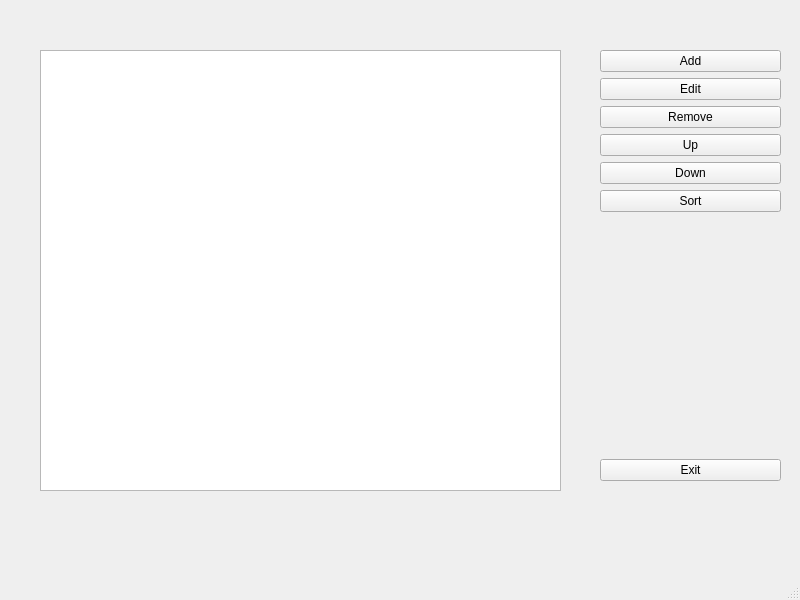
<?xml version="1.0" encoding="UTF-8"?>
<ui version="4.0">
 <class>MainWindow</class>
 <widget class="QMainWindow" name="MainWindow">
  <property name="geometry">
   <rect>
    <x>0</x>
    <y>0</y>
    <width>800</width>
    <height>600</height>
   </rect>
  </property>
  <property name="windowTitle">
   <string>MainWindow</string>
  </property>
  <widget class="QWidget" name="centralwidget">
   <widget class="QListWidget" name="list_items">
    <property name="geometry">
     <rect>
      <x>40</x>
      <y>50</y>
      <width>521</width>
      <height>441</height>
     </rect>
    </property>
   </widget>
   <widget class="QWidget" name="">
    <property name="geometry">
     <rect>
      <x>600</x>
      <y>50</y>
      <width>181</width>
      <height>431</height>
     </rect>
    </property>
    <layout class="QVBoxLayout" name="verticalLayout">
     <item>
      <widget class="QPushButton" name="btn_add">
       <property name="text">
        <string>Add</string>
       </property>
      </widget>
     </item>
     <item>
      <widget class="QPushButton" name="btn_edit">
       <property name="text">
        <string>Edit</string>
       </property>
      </widget>
     </item>
     <item>
      <widget class="QPushButton" name="btn_rm">
       <property name="text">
        <string>Remove</string>
       </property>
      </widget>
     </item>
     <item>
      <widget class="QPushButton" name="btn_up">
       <property name="text">
        <string>Up</string>
       </property>
      </widget>
     </item>
     <item>
      <widget class="QPushButton" name="btn_down">
       <property name="text">
        <string>Down</string>
       </property>
      </widget>
     </item>
     <item>
      <widget class="QPushButton" name="btn_sort">
       <property name="text">
        <string>Sort</string>
       </property>
      </widget>
     </item>
     <item>
      <spacer name="verticalSpacer">
       <property name="orientation">
        <enum>Qt::Vertical</enum>
       </property>
       <property name="sizeHint" stdset="0">
        <size>
         <width>20</width>
         <height>40</height>
        </size>
       </property>
      </spacer>
     </item>
     <item>
      <widget class="QPushButton" name="btn_exit">
       <property name="text">
        <string>Exit</string>
       </property>
      </widget>
     </item>
    </layout>
   </widget>
  </widget>
  <widget class="QMenuBar" name="menubar">
   <property name="geometry">
    <rect>
     <x>0</x>
     <y>0</y>
     <width>800</width>
     <height>23</height>
    </rect>
   </property>
  </widget>
  <widget class="QStatusBar" name="statusbar"/>
 </widget>
 <resources/>
 <connections/>
</ui>
